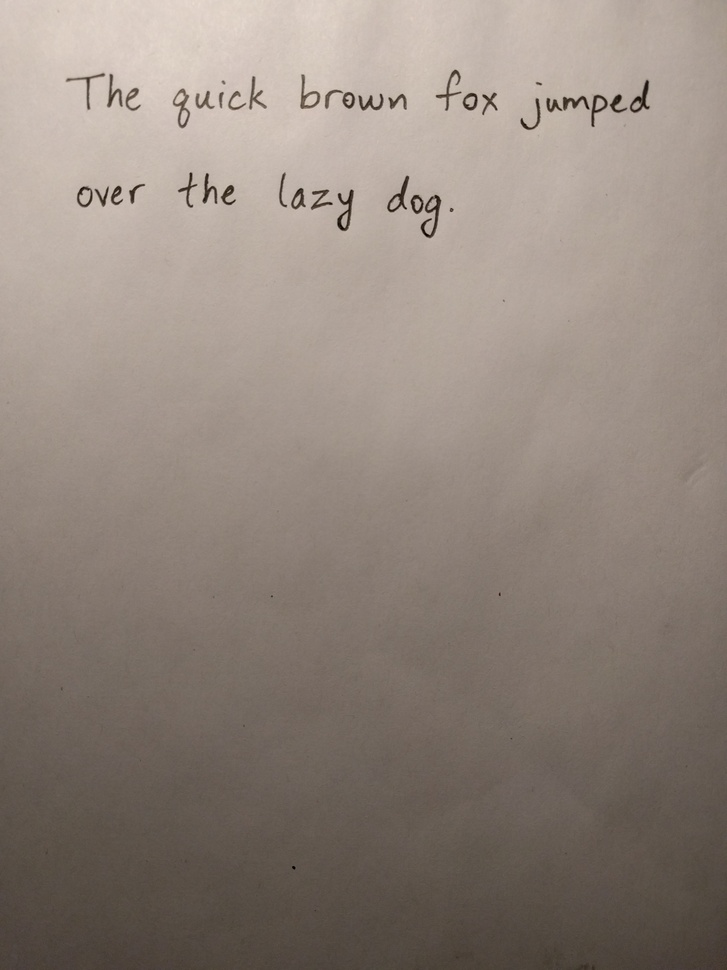
#> input picture INPUT_DIR/benchmark_2.jpg, 727 x 970 px, shrunk from 3024 x 4032 before the run; its folder holds only this picture in this run
$ python -i character_segmentation.py   (imports and definitions only)
#> lines starting #> are read from the running program, lines starting #| are printed output that depends on the picture; after the words box and inside, x2 and y2 are one past the last pixel; in counts of white or black regions, pixels touching at a corner belong together
import os
import math
import numpy as np
import re # alphaneumeric order
import matplotlib
# [1 line not run here, left out]
from matplotlib import pyplot as plt

from skimage.measure import label, regionprops
from skimage.color import rgb2gray
from skimage.transform import rotate
from skimage import io
from skimage.viewer import ImageViewer

# CIRCULARITY_THRESHOLD = 0.2
CIRCULARITY_THRESHOLD = 1
END_THRESH = 10
FRAC_H = 0.5

# image.shape[1] / FONT_SIZE_FACTOR (height / FONT_SIZE_FACTOR)
FONT_SIZE_FACTOR = 3
# FONT_SIZE_FACTOR = 4


def create_crop_box(box,numRow,numCol):
	# bounding box: (min_row, min_col, max_row, max_col)
	if (box[0] <= 10):
		r1 = 0
	else:
		r1 = box[0]-10

	if (box[1] <= 10):
		c1 = 0
	else:
		c1 = box[1]-10

	if (box[2] >= numRow - 10):
		r2 = numRow
	else:
		r2 = box[2]+10

	if (box[3] >= numCol - 10):
		c2 = numCol
	else:
		c2 = box[3]+10

	return r1,r2,c1,c2


def split_into_letters(filename, output_dir):
#> called with filename = '../INPUT_DIR/benchmark_2.jpg', output_dir = 'out.png'
	test_image = io.imread(filename)
#> test_image is the input picture: shape (970, 727, 3); mean R, G, B 146.2, 133.9, 124.9
	test_image = rotate(test_image, -90, resize=True)
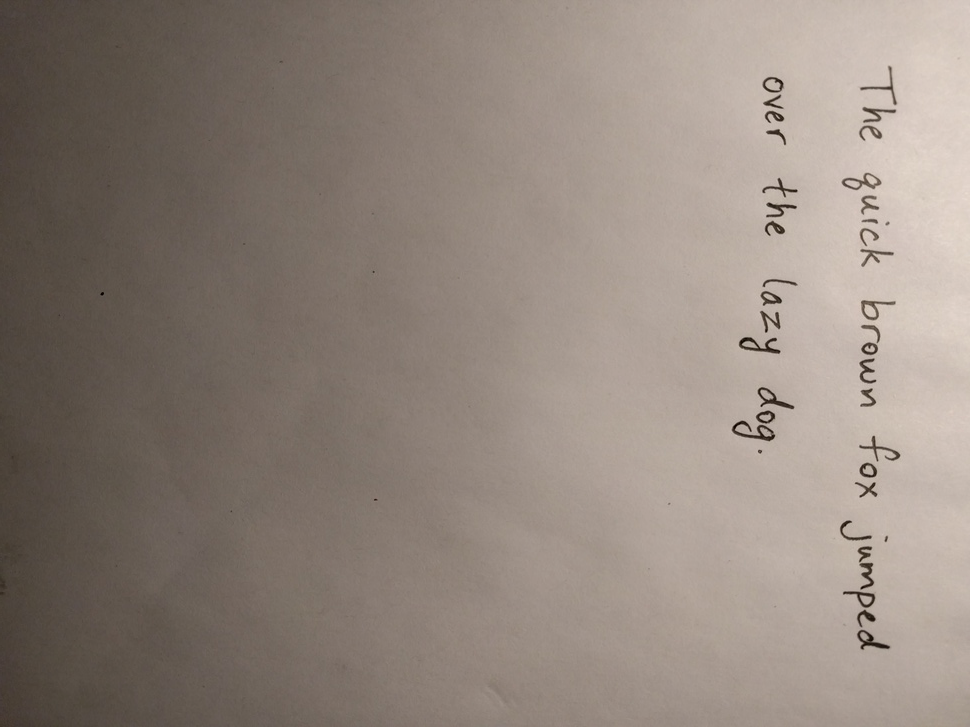
#> test_image: shape (727, 970, 3) float64; mean R, G, B 0.573, 0.525, 0.49

	if len(test_image.shape) > 2 and test_image.shape[2] > 1:
		test_image = rgb2gray(test_image)
#> test_image: shape (727, 970) float64

	# white on black ; white: 1, black: 0
	# ==== does not invert =====
	if (test_image.max() > 1.0):
		binary_image = np.where(test_image<180,0.0, 1.0) # 70%
	else:
		binary_image = np.where(test_image<0.7, 0.0, 1.0) # 70%
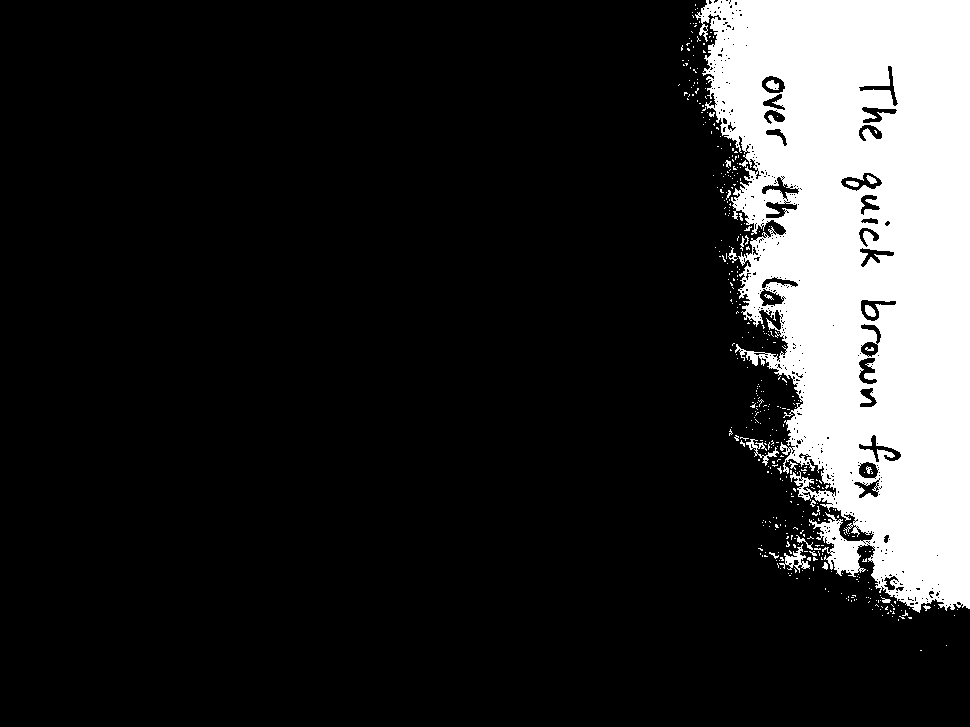
#> binary_image: shape (727, 970) float64; values 0 (black) and 1 (white), 16.6% white; 431 white regions (406 under 20 px), largest, box (x1, y1, x2, y2) and area: (695, 0, 970, 613) 114768, (779, 544, 810, 573) 279, (746, 439, 779, 466) 208

	label_image = label(binary_image)
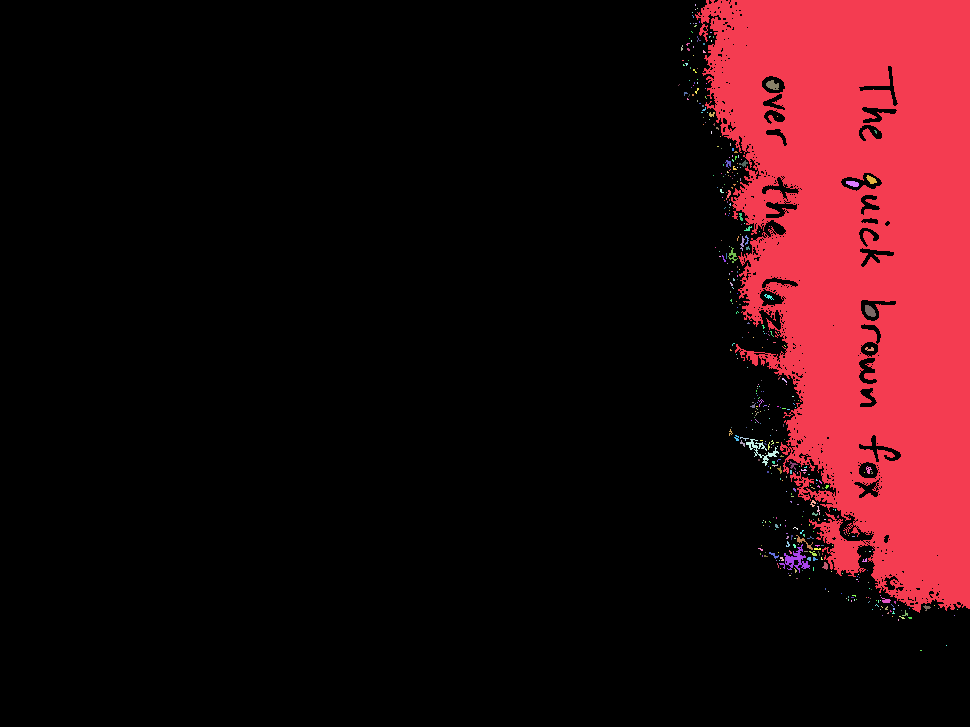
#> label_image: shape (727, 970) int64; 432 distinct labels, from 0 to 431; one colour per label, 0 black
	num = label_image.max()
#> num = 431

	if not os.path.exists(output_dir):
		os.makedirs(output_dir)

	letter_end = 0
	total_h = 0

	for i in range(1,num+1):
		maskedImage = np.where(label_image==i,1.0,0)
		binaryImage = np.where(label_image==i,1,0)
		regionprops_data = regionprops(binaryImage)

		circularities = math.pow(regionprops_data[0].perimeter,2)/(4*math.pi*regionprops_data[0].area)
		if circularities <= 1:
			continue

		# bounding box: (min_row, min_col, max_row, max_col)
		r1,r2,c1,c2 = create_crop_box(regionprops_data[0].bbox, binary_image.shape[0],binary_image.shape[1])
		if r2 < letter_end + END_THRESH and r2 > letter_end - END_THRESH:
			continue
		letter_end = r2

		if i == num:
			avg_h = total_h/(num-1)
			total_h = 0
			if c2 - c1 < FRAC_H * avg_h:
				continue

		total_h += c2 - c1

		maskedImage = maskedImage[r1:r2,c1:c2]
		col1 = c1
		col2 = c2

		maskedImage = rotate(maskedImage, 90, resize=True)

		fileName = output_dir + "/Letter{:1}.jpg".format(i)
		io.imsave(fileName,maskedImage)
#> this loop made 431 passes
#> circularities on passes 4 to 6: 0, 0, 0.0387
#> pass 1, in split_into_letters, `maskedImage = np.where(label_image==i,1.0,0)`:
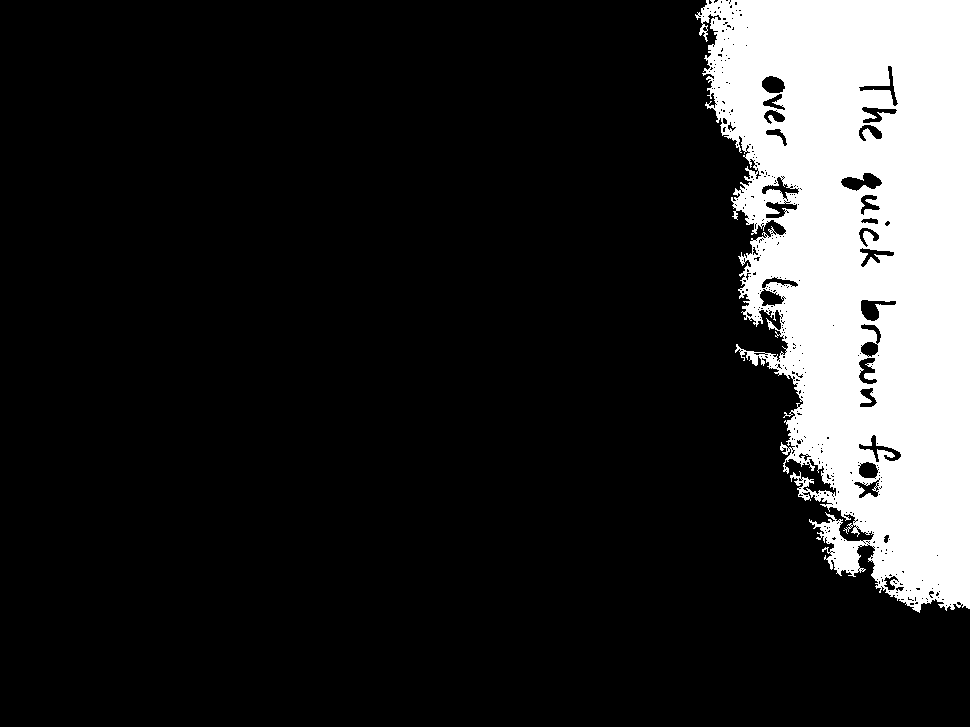
#> maskedImage: shape (727, 970) float64; values 0 (black) and 1 (white), 16.3% white; 1 white region, box (x1, y1, x2, y2) and area: (695, 0, 970, 613) 114768
#> pass 1, in split_into_letters, `maskedImage = maskedImage[r1:r2,c1:c2]`:
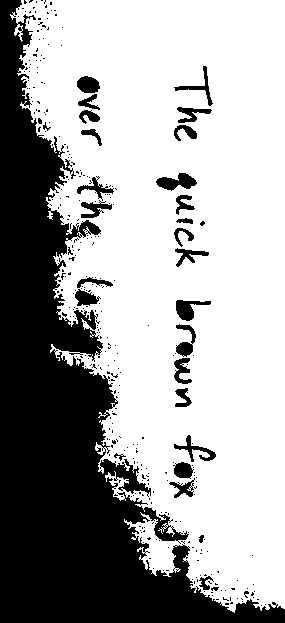
#> maskedImage: shape (623, 285) float64; values 0 (black) and 1 (white), 64.6% white; 353 black regions (322 under 20 px), largest, box (x1, y1, x2, y2) and area: (0, 0, 285, 623) 56464, (156, 173, 197, 191) 425, (176, 300, 211, 321) 368
#> pass 1, in split_into_letters, `maskedImage = rotate(maskedImage, 90, resize=True)`:
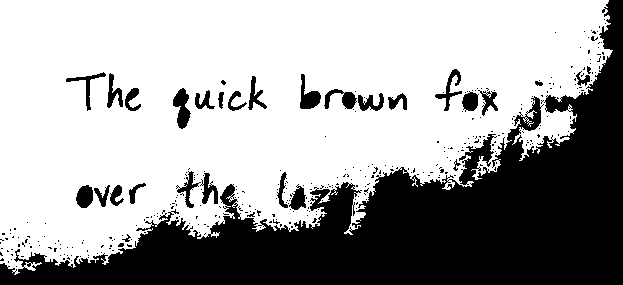
#> maskedImage: shape (285, 623) float64; min 0, max 1, mean 0.646
#> after the loop:
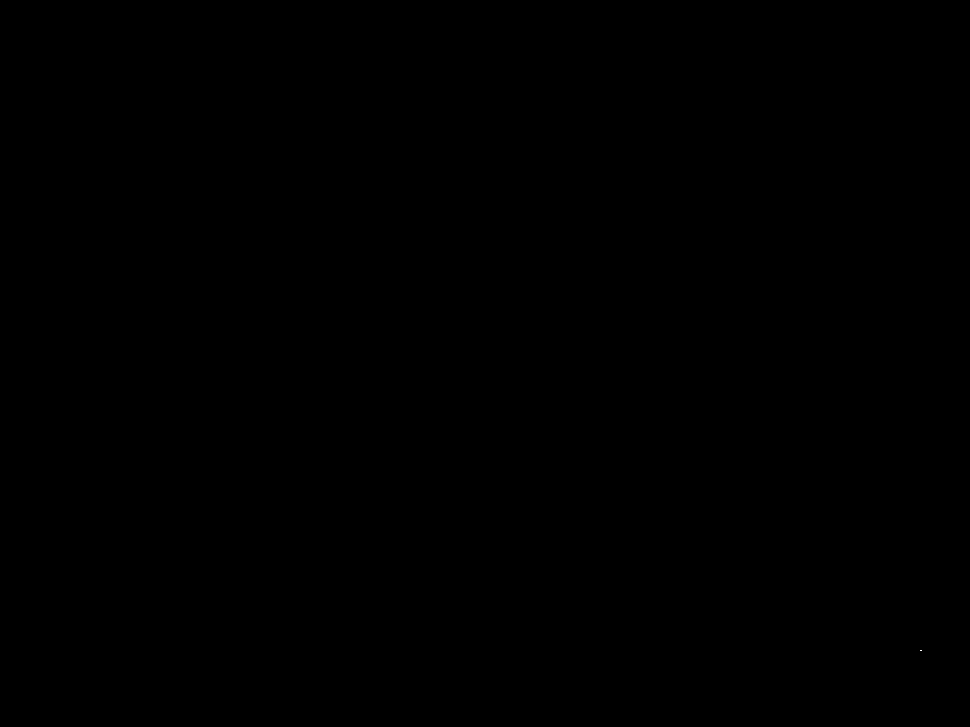
#> binaryImage: shape (727, 970) int64; values 0 (black) and 1 (white), 0% white in thin lines or dots, all inside (x1, y1, x2, y2) = (920, 650, 922, 651)


# Step 2
# [173 lines left out: functions split_into_words, split_rows, alphanumeric_sort, run_character_segementation_module, not called in this run]

# [2 lines not run here, left out]

>>> result = split_into_letters('../INPUT_DIR/benchmark_2.jpg', 'out.png')

$ run again, on INPUT_DIR/benchmark_5.jpg
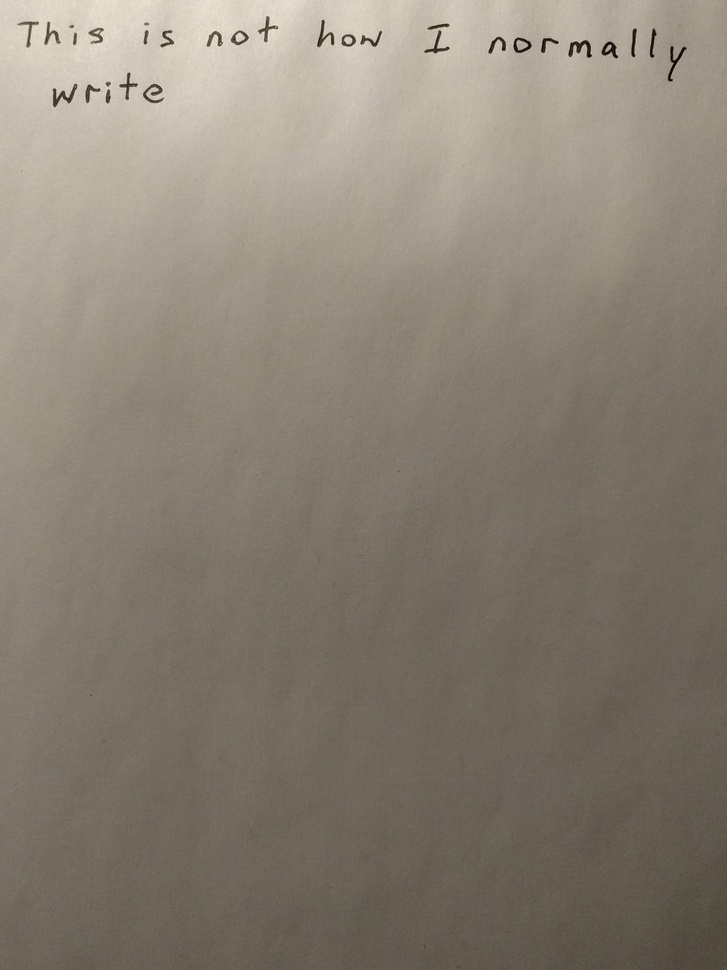
#> input picture INPUT_DIR/benchmark_5.jpg, 727 x 970 px, shrunk from 1536 x 2048 before the run
#> in split_into_letters, test_image is the input picture: shape (970, 727, 3); mean R, G, B 137.6, 128.7, 116.7
#> in split_into_letters, `binary_image = np.where(test_image<0.7, 0.0, 1.0)`:
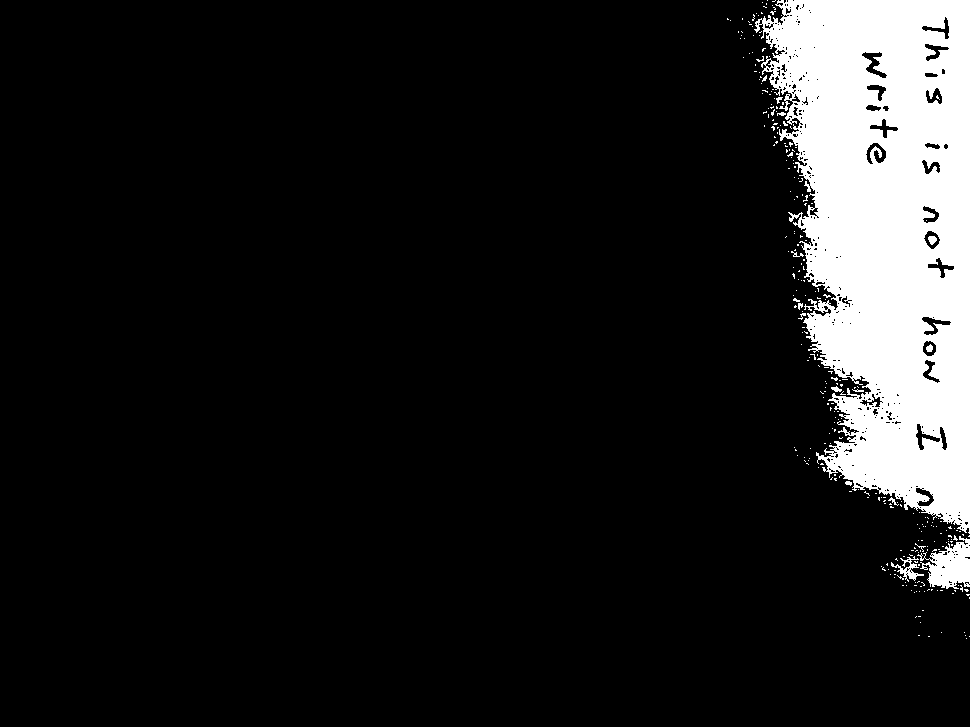
#> binary_image: shape (727, 970) float64; values 0 (black) and 1 (white), 11.4% white; 302 white regions (287 under 20 px), largest, box (x1, y1, x2, y2) and area: (754, 0, 970, 534) 77208, (917, 536, 970, 589) 1582, (891, 556, 924, 582) 258
#> in split_into_letters, `label_image = label(binary_image)`:
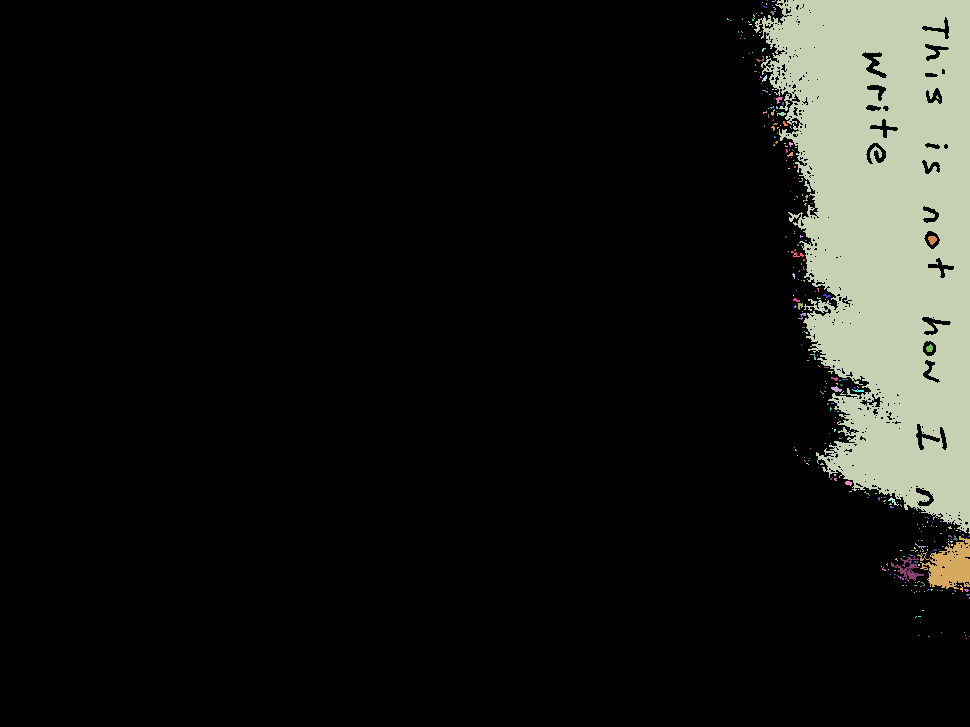
#> label_image: shape (727, 970) int64; 303 distinct labels, from 0 to 302; one colour per label, 0 black
#> num = 302
#> the loop in split_into_letters, `for i in range(1,num+1):` made 302 passes
#> circularities on passes 8 to 10: 0.34, 0.668, 0.309
